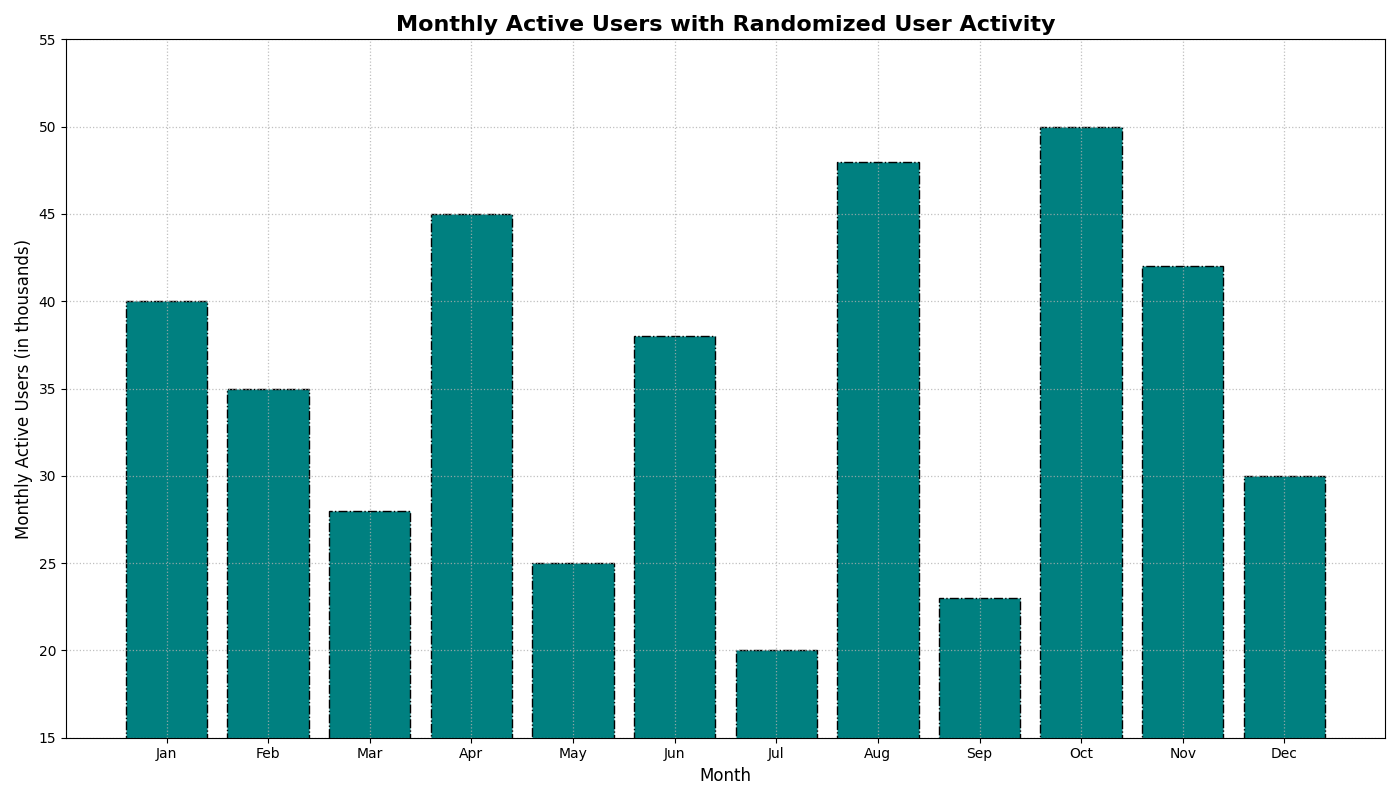

Python code for this plot:
import matplotlib.pyplot as plt
import numpy as np

# User data representing monthly active users (in thousands)
months = np.array(['Jan', 'Feb', 'Mar', 'Apr', 'May', 'Jun', 'Jul', 'Aug', 'Sep', 'Oct', 'Nov', 'Dec'])
average_users = np.array([40, 35, 28, 45, 25, 38, 20, 48, 23, 50, 42, 30])

plt.figure(figsize=(14, 8))

# Applying a single consistent color across all bars
plt.bar(months, average_users, color='teal', edgecolor='black', linestyle='-.')

plt.title('Monthly Active Users with Randomized User Activity', fontsize=16, fontweight='bold')
plt.xlabel('Month', fontsize=12)
plt.ylabel('Monthly Active Users (in thousands)', fontsize=12)

plt.ylim(15, 55)
plt.xticks(fontsize=10)
plt.yticks(np.arange(15, 60, 5), fontsize=10)

plt.grid(True, linestyle=':', linewidth=0.9, alpha=0.8)

plt.tight_layout()

plt.show()
